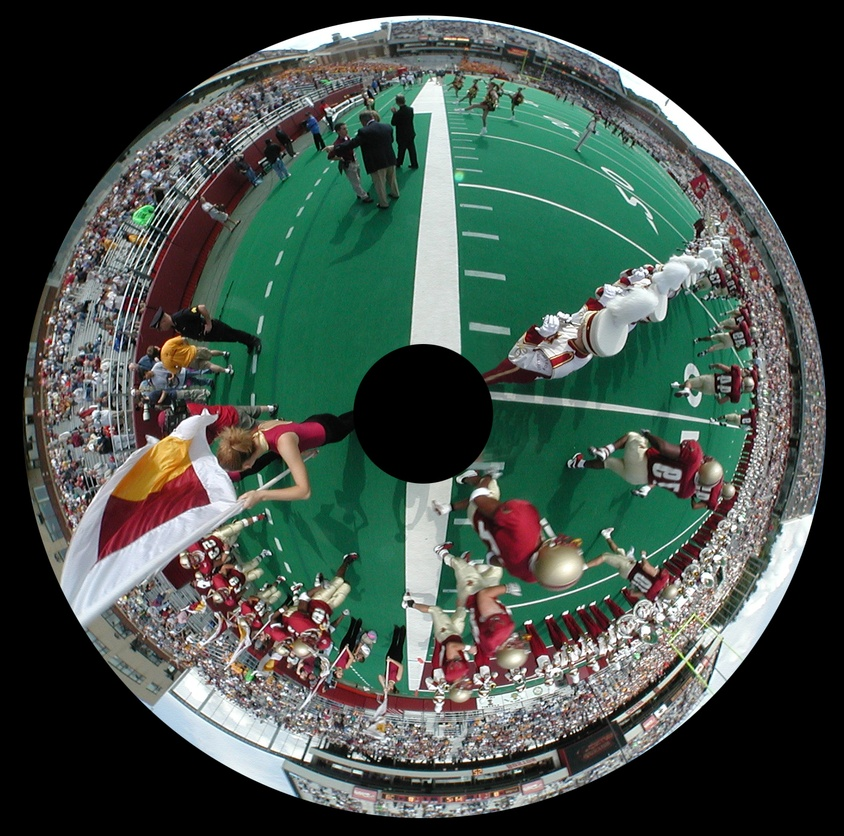
#> input picture omni_camera/pics/football_donut.jpg, 844 x 836 px, shrunk from 1414 x 1402 before the run
$ jupyter execute 'Omni Camera.ipynb'   (shell and % lines are left out)   (older library calls are emulated)
#> lines starting #> are read from the running program, lines starting #| are printed output that depends on the picture
# Omni Camera

A catadioptric sensor is a camera made up of a mirror (catoptrics) and lenses (dioptrics). By simplifying things a lot, one can think of a catadioptric sensor as consisting of a normal camera viewing the world reflected in a parabolic-shaped mirror. To be useful, the mirror must be perfectly aligned with and placed at a precise distace from the camera. The main advantage of a catadioptric sensor is its panoramic view of the world, being able to view a full hemisphere (360 degrees by 90 degrees.

[cell 1]
from __future__ import print_function
from __future__ import division
import matplotlib.pyplot as plt
# from opencvutils.video import Camera
# import opencvutils as cvu
# from opencvutils.jupyter import imshow
import numpy as np
import cv2
import time

# Dewarping

[cell 2]
class Dewarper:
    def __init__(self, Ws, Hs, Rmax, Rmin, Cx, Cy, interpolation=cv2.INTER_CUBIC):
        self.interpolation = interpolation

        # determine the destination image size
        Wd = int(2.0*(float(Rmax+Rmin)/2.0)*np.pi)
        Hd = Rmax-Rmin

        print('Unwrapped image size:',Wd,Hd)

        self.buildLUT(Wd, Hd, Rmax, Rmin, Cx, Cy)

    """
    Creates a polar map look up table (LUT)
    in:
        Wd - width destination
        Hd - height destination
        Ws - width src
        Hs - height src
        Rmin - inner ring of image
        Rmax - outer ring of image
        Cx - camera center x
        Cy - camera center y
    out: mapping matrix
    """
    def buildLUT(self, Wd, Hd, Rmax, Rmin, Cx, Cy):
        map_x = np.zeros((Hd, Wd), np.float32)
        map_y = np.zeros((Hd, Wd), np.float32)

        # polar to Cartesian
        # x = r*cos(t)
        # y = r*sin(t)
        for i in range(0,int(Hd)):
            for j in range(0,int(Wd)):
                theta = -float(j)/float(Wd)*2.0*np.pi
                rho = float(Rmin + i)
                map_x.itemset((i,j), Cx + rho*np.cos(theta))
                map_y.itemset((i,j), Cy + rho*np.sin(theta))

        (self.map1, self.map2) = cv2.convertMaps(map_x, map_y, cv2.CV_16SC2)


    """
    Takes the original image and unwarps it, note the new image is much smaller
    in: raw image needing to be unwarped
    out: panoramic image
    """
    def unwarp(self, img):
        output = cv2.remap(img, self.map1, self.map2, self.interpolation)
        return output

[cell 3]
def process(file, rmin):
    # read in the image grayscale
    frame = cv2.imread(file,0)
    h,w = frame.shape
    print('Image size:',w,h)

    # These are done by hand ... had trouble automating it reliably
    cx = int(w/2)
    cy = int(h/2)
    rmax = cy - rmin

    print('Parameters: center(x,y) %d,%d radius(max,min) %d,%d'%(cx,cy,rmax,rmin))

    dewarp = Dewarper(w,h,rmax,rmin,cx,cy)
    im = dewarp.unwarp(frame)

    return im

[cell 4]
im = process('pics/football_donut.jpg', 150)
#| Image size: 844 836
#| Parameters: center(x,y) 422,418 radius(max,min) 268,150
#| Unwrapped image size: 1313 118
#> after the loop in buildLUT, `for i in range(0,int(Hd)):`:
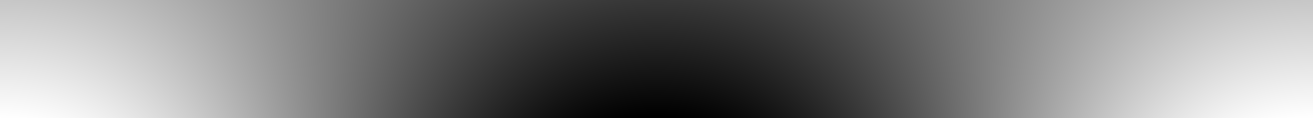
#> map_x: shape (118, 1313) float32; min 155, max 689, mean 422; drawn with min black and max white
#> after the loop in buildLUT, `for i in range(0,int(Hd)):`:
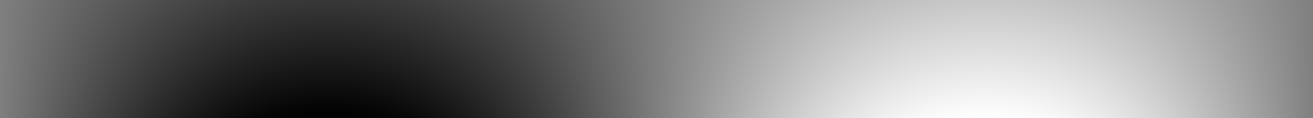
#> map_y: shape (118, 1313) float32; min 151, max 685, mean 418; drawn with min black and max white

[cell 5]
plt.imshow(im, cmap='gray');

[cell 6]
im = process('pics/in.jpg',10)
#> call 2 of process, with file = 'pics/in.jpg', rmin = 10
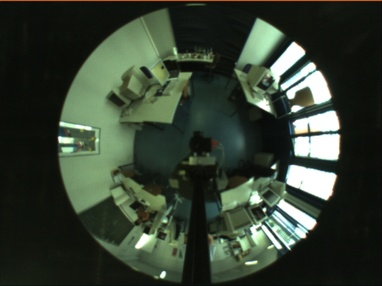
#> input picture omni_camera/pics/in.jpg, 382 x 286 px, shrunk from 640 x 480 before the run
#| Image size: 382 286
#| Parameters: center(x,y) 191,143 radius(max,min) 133,10
#| Unwrapped image size: 449 123
#> call 2 of buildLUT, with Wd = 449, Hd = 123, Rmax = 133, Rmin = 10, Cx = 191, Cy = 143
#> after the loop in buildLUT (call 2), `for i in range(0,int(Hd)):`:
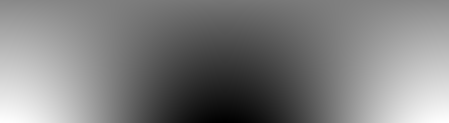
#> map_x: shape (123, 449) float32; min 59, max 323, mean 191; drawn with min black and max white
#> after the loop in buildLUT (call 2), `for i in range(0,int(Hd)):`:
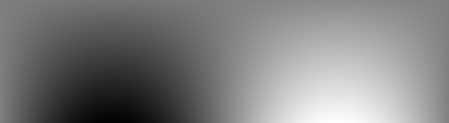
#> map_y: shape (123, 449) float32; min 11, max 275, mean 143; drawn with min black and max white
#> in unwarp (call 2), `output = cv2.remap(img, self.map1, self.map2, self.interpolation)`:
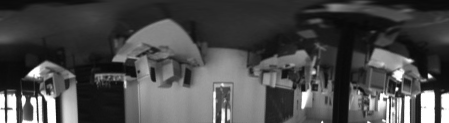
#> output: shape (123, 449); min 8, max 255, mean 73.8

[cell 7]
plt.imshow(im, cmap='gray');

[cell 8]
im = process('pics/image2.png',30)
#> call 3 of process, with file = 'pics/image2.png', rmin = 30
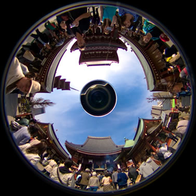
#> input picture omni_camera/pics/image2.png, 196 x 196 px, shrunk from 329 x 329 before the run
#| Image size: 196 196
#| Parameters: center(x,y) 98,98 radius(max,min) 68,30
#| Unwrapped image size: 307 38
#> call 3 of buildLUT, with Wd = 307, Hd = 38, Rmax = 68, Rmin = 30, Cx = 98, Cy = 98
#> after the loop in buildLUT (call 3), `for i in range(0,int(Hd)):`:
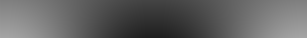
#> map_x: shape (38, 307) float32; min 31, max 165, mean 98
#> after the loop in buildLUT (call 3), `for i in range(0,int(Hd)):`:
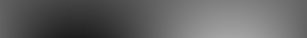
#> map_y: shape (38, 307) float32; min 31, max 165, mean 98
#> in unwarp (call 3), `output = cv2.remap(img, self.map1, self.map2, self.interpolation)`:
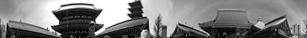
#> output: shape (38, 307); min 0, max 255, mean 127.7
